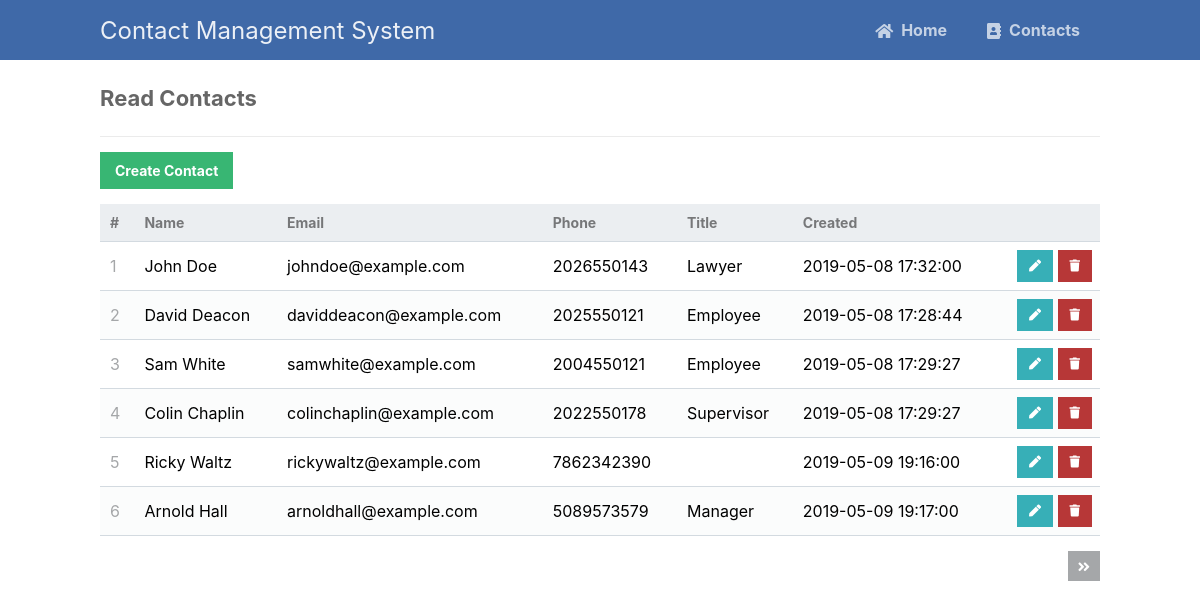
The page /read.php (signed in) on the database its author committed.
### tables this page shows
CREATE TABLE IF NOT EXISTS `contacts` (
	`id` int(11) NOT NULL AUTO_INCREMENT,
  	`name` varchar(255) NOT NULL,
  	`email` varchar(255) NOT NULL,
  	`phone` varchar(255) NOT NULL,
  	`title` varchar(255) NOT NULL,
  	`created` datetime NOT NULL DEFAULT CURRENT_TIMESTAMP,
	PRIMARY KEY (`id`)
);

### read.php (the view, shortened to what this page needs)
<?php
include 'functions.php';
$pdo = pdo_connect_mysql();
$page = isset($_GET['page']) && is_numeric($_GET['page']) ? (int)$_GET['page'] : 1;
$records_per_page = 6;
$stmt = $pdo->prepare('SELECT * FROM contacts ORDER BY id LIMIT :current_page, :record_per_page');
$stmt->bindValue(':current_page', ($page-1)*$records_per_page, PDO::PARAM_INT);
$stmt->bindValue(':record_per_page', $records_per_page, PDO::PARAM_INT);
$stmt->execute();
$contacts = $stmt->fetchAll(PDO::FETCH_ASSOC);
$num_contacts = $pdo->query('SELECT COUNT(*) FROM contacts')->fetchColumn();
$no = $records_per_page*($page-1)+1;
?>
<?=template_header('Read')?>
<div class="content read">
	<h2>Read Contacts</h2>
	<a href="create.php" class="create-contact">Create Contact</a>
	<table>
        <thead>
            <tr>
                <td>#</td>
                <td>Name</td>
                <td>Email</td>
                <td>Phone</td>
                <td>Title</td>
                <td>Created</td>
                <td></td>
            </tr>
        </thead>
        <tbody>
            <?php foreach ($contacts as $contact):?>
            <tr>
                <td><?=$no?></td>
                <td><?=$contact['name']?></td>
                <td><?=$contact['email']?></td>
                <td><?=$contact['phone']?></td>
                <td><?=$contact['title']?></td>
                <td><?=$contact['created']?></td>
                <td class="actions">
                    <a href="update.php?id=<?=$contact['id']?>" class="edit"><i class="fas fa-pen fa-xs"></i></a>
                    <a href="delete.php?id=<?=$contact['id']?>" class="trash"><i class="fas fa-trash fa-xs"></i></a>
                </td>
            </tr>
            <?php $no++; endforeach; ?>
        </tbody>
    </table>
	<div class="pagination">
		<?php if ($page*$records_per_page < $num_contacts): ?>
		<a href="read.php?page=<?=$page+1?>"><i class="fas fa-angle-double-right fa-sm"></i></a>
		<?php endif; ?>
	</div>
</div>
<?=template_footer()?>

### functions.php (shortened to what this page needs)
<?php
function template_header($title) {
echo <<<EOT
<!DOCTYPE html>
<html>
	<head>
		<meta charset="utf-8">
		<title>$title</title>
		<link href="style.css" rel="stylesheet" type="text/css">
		<link rel="stylesheet" href="https://use.fontawesome.com/releases/v5.7.1/css/all.css">
	</head>
	<body>
    <nav class="navtop">
    	<div>
    		<h1>Contact Management System</h1>
            <a href="index.php"><i class="fas fa-home"></i>Home</a>
    		<a href="read.php"><i class="fas fa-address-book"></i>Contacts</a>
    	</div>
    </nav>
EOT;
}
function template_footer() {
echo <<<EOT
    </body>
</html>
EOT;
}
?>

### style.css (style rules this page uses)
* { box-sizing: border-box; font-family: -apple-system, BlinkMacSystemFont, "segoe ui", roboto, oxygen, ubuntu, cantarell, "fira sans", "droid sans", "helvetica neue", Arial, sans-serif; font-size: 16px; -webkit-font-smoothing: antialiased; -moz-osx-font-smoothing: grayscale; }
body { background-color: #FFFFFF; margin: 0; }
.navtop { background-color: #3f69a8; height: 60px; width: 100%; border: 0; }
.navtop div { display: flex; margin: 0 auto; width: 1000px; height: 100%; }
.navtop div h1, .navtop div a { display: inline-flex; align-items: center; }
.navtop div h1 { flex: 1; font-size: 24px; padding: 0; margin: 0; color: #ecf0f6; font-weight: normal; }
.navtop div a { padding: 0 20px; text-decoration: none; color: #c5d2e5; font-weight: bold; }
.navtop div a i { padding: 2px 8px 0 0; }
.content { width: 1000px; margin: 0 auto; }
.content h2 { margin: 0; padding: 25px 0; font-size: 22px; border-bottom: 1px solid #ebebeb; color: #666666; }
.read .create-contact { display: inline-block; text-decoration: none; background-color: #38b673; font-weight: bold; font-size: 14px; color: #FFFFFF; padding: 10px 15px; margin: 15px 0; }
.read .pagination { display: flex; justify-content: flex-end; }
.read .pagination a { display: inline-block; text-decoration: none; background-color: #a5a7a9; font-weight: bold; color: #FFFFFF; padding: 5px 10px; margin: 15px 0 15px 5px; }
.read table { width: 100%; padding-top: 30px; border-collapse: collapse; }
.read table thead { background-color: #ebeef1; border-bottom: 1px solid #d3dae0; }
.read table thead td { padding: 10px; font-weight: bold; color: #767779; font-size: 14px; }
.read table tbody tr { border-bottom: 1px solid #d3dae0; }
.read table tbody tr:nth-child(even) { background-color: #fbfcfc; }
.read table tbody tr td { padding: 10px; }
.read table tbody tr td:nth-child(1) { color: #a5a7a9; }
.read table tbody tr td.actions { padding: 8px; text-align: right; }
.read table tbody tr td.actions .edit, .read table tbody tr td.actions .trash { display: inline-flex; text-align: right; text-decoration: none; color: #FFFFFF; padding: 10px 12px; }
.read table tbody tr td.actions .trash { background-color: #b73737; }
.read table tbody tr td.actions .edit { background-color: #37afb7; }

### rows shown on the page
contacts: name "John Doe", email "johndoe@example.com", phone "2026550143", title "Lawyer", created "2019-05-08 17:32:00"
contacts: name "David Deacon", email "daviddeacon@example.com", phone "2025550121", title "Employee", created "2019-05-08 17:28:44"
contacts: name "Sam White", email "samwhite@example.com", phone "2004550121", title "Employee", created "2019-05-08 17:29:27"
contacts: name "Colin Chaplin", email "colinchaplin@example.com", phone "2022550178", title "Supervisor", created "2019-05-08 17:29:27"
contacts: name "Ricky Waltz", email "rickywaltz@example.com", phone "7862342390", created "2019-05-09 19:16:00"
contacts: name "Arnold Hall", email "arnoldhall@example.com", phone "5089573579", title "Manager", created "2019-05-09 19:17:00"
